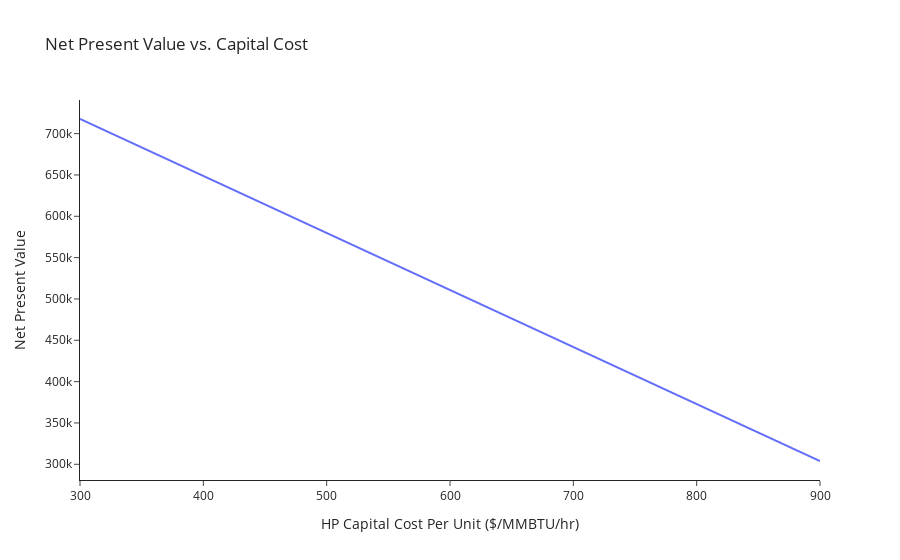
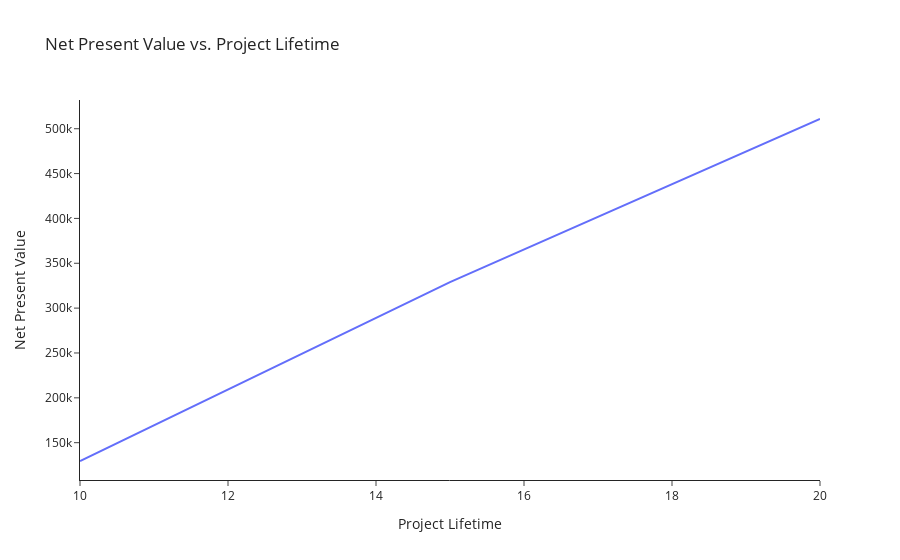
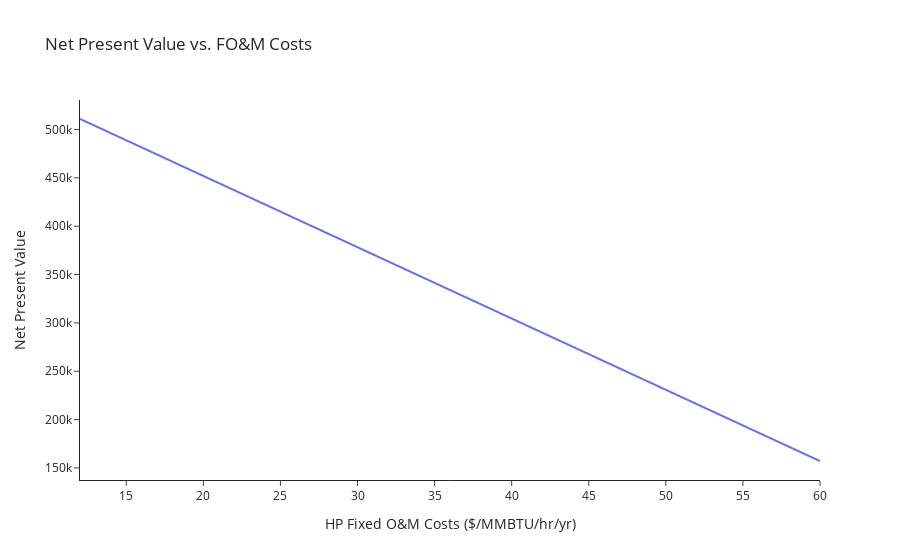
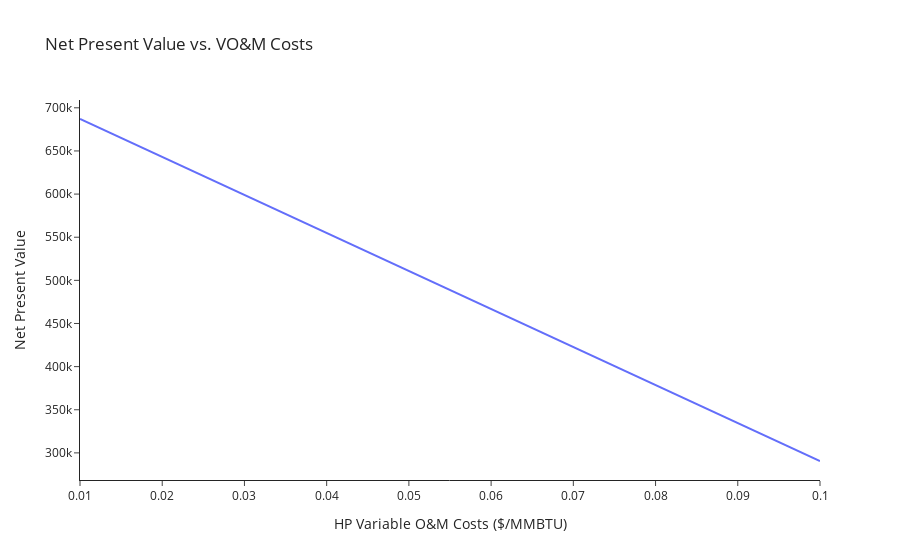

Notebook source saved alongside these figures, in order:
### Code cell
#print(df[10:23]['HP Capital Cost Per Unit ($/MMBTU/hr)'][:])
#print(df[10:23]['Net Present Value'][:])

df['Cost of Carbon ($/ton)'] = 0.0
for i in df.index:
    df.loc[i,'Cost of Carbon ($/ton)'] = float(df.loc[i,'Gas Social Cost of Emissions'])/float(df.loc[i,'Gas Emissions'])

fig = px.line(df[10:23], x="HP Capital Cost Per Unit ($/MMBTU/hr)", y="Net Present Value", title='Net Present Value vs. Capital Cost')
fig.update_layout(template = 'simple_white')
fig.write_image('images/capital_cost.png')
fig.show()

fig = px.line(df[23:26], x="Project Lifetime", y="Net Present Value", title='Net Present Value vs. Project Lifetime')
fig.update_layout(template = 'simple_white')
fig.write_image('images/lifetime.png')
fig.show()

fig = px.line(df[26:35], x="HP Fixed O&M Costs ($/MMBTU/hr/yr)", y="Net Present Value", title='Net Present Value vs. FO&M Costs')
fig.update_layout(template = 'simple_white')
fig.write_image('images/FOM.png')
fig.show()

fig = px.line(df[35:45], x="HP Variable O&M Costs ($/MMBTU)", y="Net Present Value", title='Net Present Value vs. VO&M Costs')
fig.update_layout(template = 'simple_white')
fig.write_image('images/VOM.png')
fig.show()

fig = px.line(df[45:], x='Cost of Carbon ($/ton)', y="Net Present Value", title='Net Present Value vs. Carbon Cost')
fig.update_layout(template = 'simple_white')
fig.write_image('images/carbon_cost.png')
fig.show()

### Figure 1 — Plotly figure (JSON) as saved in the notebook; plotly's stock layout.template omitted (floating-point values rounded to 4 significant figures)
{"data": [{"hoverlabel": {"namelength": 0}, "hovertemplate": "HP Capital Cost Per Unit ($/MMBTU/hr)=%{x}<br>Net Present Value=%{y}", "legendgroup": "", "line": {"color": "#636efa", "dash": "solid"}, "mode": "lines", "name": "", "showlegend": false, "type": "scatter", "x": ["300.0", "350.0", "400.0", "450.0", "500.0", "550.0", "600.0", "650.0", "700.0", "750.0", "800.0", "850.0", "900.0"], "xaxis": "x", "y": ["717691.14", "683215.5", "648739.86", "614264.09", "579788.46", "545312.82", "510837.19", "476361.42", "441885.79", "407410.16", "372934.52", "338458.75", "303983.11"], "yaxis": "y"}], "layout": {"legend": {"tracegroupgap": 0}, "title": {"text": "Net Present Value vs. Capital Cost"}, "xaxis": {"anchor": "y", "domain": [0, 1], "title": {"text": "HP Capital Cost Per Unit ($/MMBTU/hr)"}}, "yaxis": {"anchor": "x", "domain": [0, 1], "title": {"text": "Net Present Value"}}}}

### Figure 2 — Plotly figure (JSON) as saved in the notebook; plotly's stock layout.template omitted (floating-point values rounded to 4 significant figures)
{"data": [{"hoverlabel": {"namelength": 0}, "hovertemplate": "Project Lifetime=%{x}<br>Net Present Value=%{y}", "legendgroup": "", "line": {"color": "#636efa", "dash": "solid"}, "mode": "lines", "name": "", "showlegend": false, "type": "scatter", "x": ["10.0", "15.0", "20.0"], "xaxis": "x", "y": ["129573.92", "329060.82", "510837.19"], "yaxis": "y"}], "layout": {"legend": {"tracegroupgap": 0}, "title": {"text": "Net Present Value vs. Project Lifetime"}, "xaxis": {"anchor": "y", "domain": [0, 1], "title": {"text": "Project Lifetime"}}, "yaxis": {"anchor": "x", "domain": [0, 1], "title": {"text": "Net Present Value"}}}}

### Figure 3 — Plotly figure (JSON) as saved in the notebook; plotly's stock layout.template omitted (floating-point values rounded to 4 significant figures)
{"data": [{"hoverlabel": {"namelength": 0}, "hovertemplate": "HP Fixed O&M Costs ($/MMBTU/hr/yr)=%{x}<br>Net Present Value=%{y}", "legendgroup": "", "line": {"color": "#636efa", "dash": "solid"}, "mode": "lines", "name": "", "showlegend": false, "type": "scatter", "x": ["12.0", "18.0", "24.0", "30.0", "36.0", "42.0", "48.0", "54.0", "60.0"], "xaxis": "x", "y": ["510837.19", "466628.94", "422420.7", "378212.59", "334004.35", "289796.1", "245587.99", "201379.75", "157171.5"], "yaxis": "y"}], "layout": {"legend": {"tracegroupgap": 0}, "title": {"text": "Net Present Value vs. FO&M Costs"}, "xaxis": {"anchor": "y", "domain": [0, 1], "title": {"text": "HP Fixed O&M Costs ($/MMBTU/hr/yr)"}}, "yaxis": {"anchor": "x", "domain": [0, 1], "title": {"text": "Net Present Value"}}}}

### Figure 4 — Plotly figure (JSON) as saved in the notebook; plotly's stock layout.template omitted (floating-point values rounded to 4 significant figures)
{"data": [{"hoverlabel": {"namelength": 0}, "hovertemplate": "HP Variable O&M Costs ($/MMBTU)=%{x}<br>Net Present Value=%{y}", "legendgroup": "", "line": {"color": "#636efa", "dash": "solid"}, "mode": "lines", "name": "", "showlegend": false, "type": "scatter", "x": ["0.01", "0.02", "0.03", "0.04", "0.05", "0.06", "0.07", "0.08", "0.09", "0.1"], "xaxis": "x", "y": ["687033.05", "642984.08", "598935.12", "554886.15", "510837.19", "466788.22", "422739.26", "378690.29", "334641.32", "290592.36"], "yaxis": "y"}], "layout": {"legend": {"tracegroupgap": 0}, "title": {"text": "Net Present Value vs. VO&M Costs"}, "xaxis": {"anchor": "y", "domain": [0, 1], "title": {"text": "HP Variable O&M Costs ($/MMBTU)"}}, "yaxis": {"anchor": "x", "domain": [0, 1], "title": {"text": "Net Present Value"}}}}
